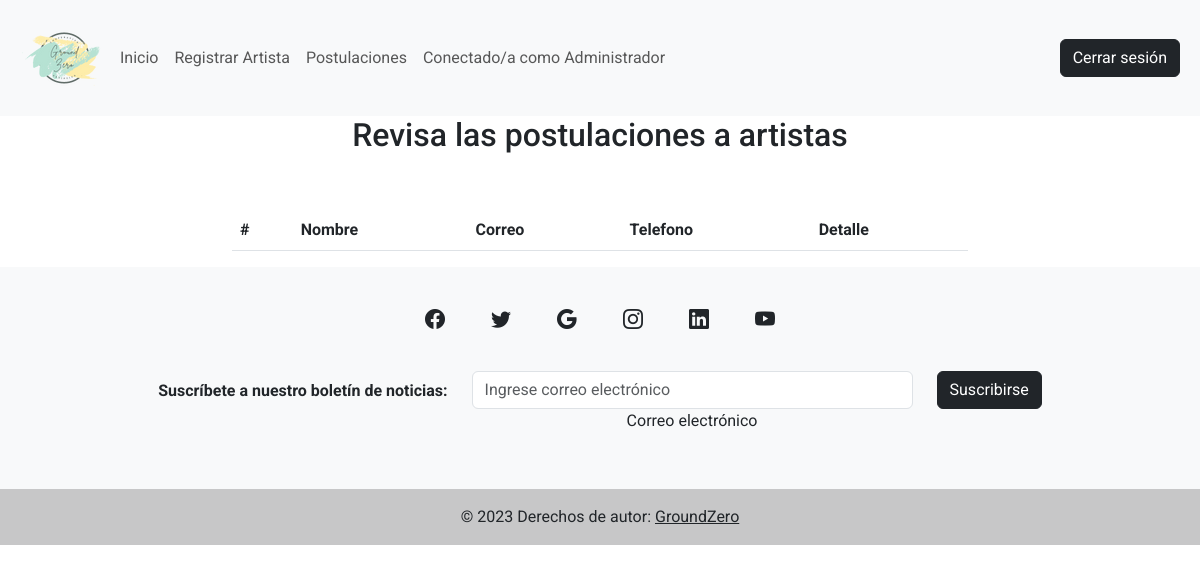
/postulaciones/ (signed in), run on an earlier commit of the app's database.
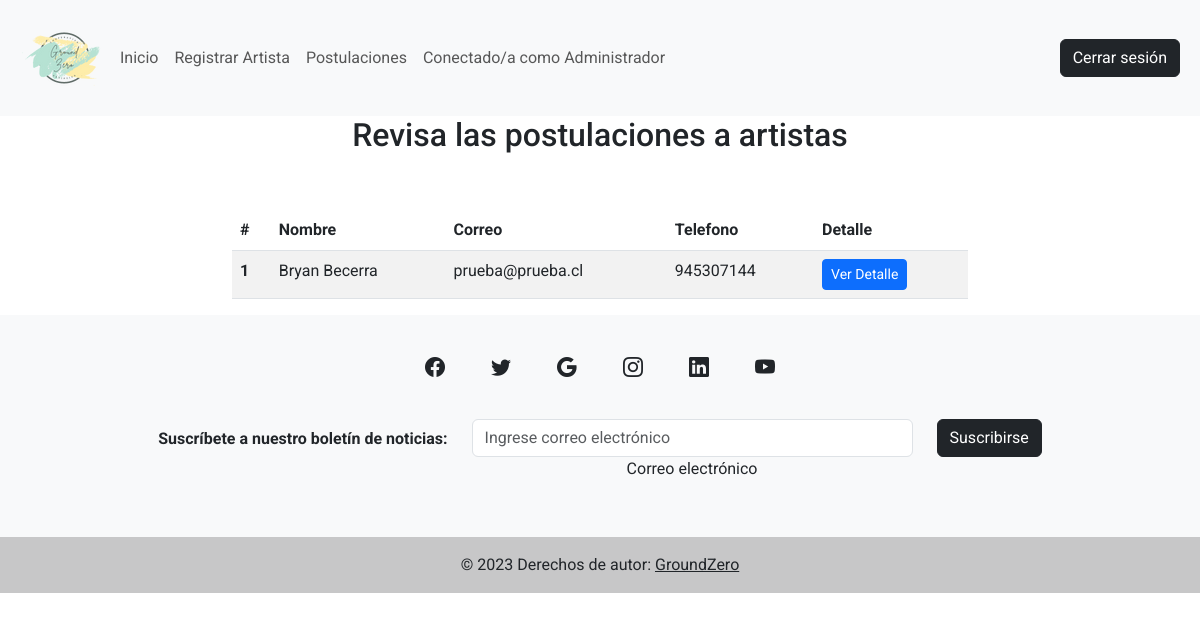
And on a later commit of the database.
### appweb/models.py (models this page shows, shortened)
class Postulacion(models.Model):
    nombre = models.CharField(max_length=50)
    apellido = models.CharField(max_length=50)
    run = models.CharField(max_length=12)
    foto_perfil = models.ImageField(upload_to='fotos_perfil_postulante/')
    correo = models.EmailField()
    telefono = models.IntegerField()
    motivación = models.TextField()
    curriculum = models.FileField(upload_to='curriculums/')

### appweb/views.py (the view)
# urls.py: path('postulaciones/', postulaciones, name="postulaciones"),
@login_required
def postulaciones(request):
    postulaciones = Postulacion.objects.all().order_by('-id')
    data = {
        'postulaciones': postulaciones
    }
    return render(request, 'postulaciones.html', data)

### appweb/templates/postulaciones.html (shortened to what this page needs)
{% extends "baseAdmin.html" %}
{% block contenidoAdmin %}
<section>
    <div class="container" id="OP2">
        <div class="row">
            <div class="col-12 text-center">
                <h2>Revisa las postulaciones a artistas</h2>
                <br><br>
            </div>
        </div>
    </div>
    <div class="container">
        <div class="row justify-content-center">
            <div class="col-8">
                <div class="table-responsive">
                    <table class="table table-striped table-hover">
                        <thead class="thead-light">
                            <tr>
                                <th scope="col">#</th>
                                <th scope="col">Nombre</th>
                                <th scope="col">Correo</th>
                                <th scope="col">Telefono</th>
                                <th scope="col">Detalle</th>
                            </tr>
                        </thead>
                        <tbody>
                            {% for pos in postulaciones %}
                            <tr>
                                <th scope="row">{{ pos.id }}</th>
                                <td>{{pos.nombre}} {{pos.apellido}}</td>
                                <td>{{pos.correo}}</td>
                                <td>{{pos.telefono}}</td>
                                <td>
                                    <button type="button" class="btn btn-primary btn-sm"
                                        data-bs-toggle="modal"
                                        data-bs-target="#modalDetallePostulacioon{{pos.id}}">
                                        Ver Detalle
                                    </button>
                                </td>
                            </tr>
                            {% endfor %}
                        </tbody>
                    </table>
                </div>
            </div>
        </div>
</section>
{% endblock %}

### appweb/templates/baseAdmin.html (shortened to what this page needs)
<!DOCTYPE html>
<html lang="es">
<head>
  <link href="https://cdn.jsdelivr.net/npm/bootstrap@5.3.0-alpha2/dist/css/bootstrap.min.css" rel="stylesheet"
 />
  <link rel="stylesheet" href="https://cdn.jsdelivr.net/npm/bootstrap-icons@1.10.4/font/bootstrap-icons.css" />
  <link href="
  https://cdn.jsdelivr.net/npm/sweetalert2@11.7/dist/sweetalert2.min.css
  " rel="stylesheet">
</head>
{% load static %}
<body>
  <nav class="navbar navbar-expand-lg bg-body-tertiary">
    <div class="container-fluid">
      <img src="{% static './Images/Logo.png' %}" alt="Logo de mi sitio web" />
      <div class="collapse navbar-collapse" id="navbarSupportedContent">
        <ul class="navbar-nav me-auto mb-2 mb-lg-0">
          <li class="nav-item" id="ItemNavBar">
            <a class="nav-link" href="{% url 'perfilAdministrador' %}">Inicio</a>
          </li>
          <li class="nav-item">
            <a class="nav-link" href="{% url 'reg_artista' %}">Registrar Artista</a>
          </li>
          <li class="nav-item">
            <a class="nav-link" href="{% url 'postulaciones' %}">Postulaciones</a>
          </li>
          <li class="nav-item">
            <a class="nav-link" aria-current="page">Conectado/a como Administrador</a>
          </li>
        </ul>
        <a href="{% url 'logout' %}" class="btn btn-dark me-2">Cerrar sesión</a>
      </div>
    </div>
  </nav>
  <main>
    <div id="contenido">
      {% block contenidoAdmin %} {% endblock %}
    </div>
  <footer class="bg-light text-center">
    <div class="container p-4">
      <section class="mb-4">
        <a class="btn btn-link btn-floating btn-lg text-dark m-1" href="#!" role="button"><i
            class="bi bi-facebook"></i></a>
        <a class="btn btn-link btn-floating btn-lg text-dark m-1" href="#!" role="button"><i
            class="bi bi-twitter"></i></a>
        <a class="btn btn-link btn-floating btn-lg text-dark m-1" href="#!" role="button"><i
            class="bi bi-google"></i></a>
        <a class="btn btn-link btn-floating btn-lg text-dark m-1" href="#!" role="button"><i
            class="bi bi-instagram"></i></a>
        <a class="btn btn-link btn-floating btn-lg text-dark m-1" href="#!" role="button"><i
            class="bi bi-linkedin"></i></a>
        <a class="btn btn-link btn-floating btn-lg text-dark m-1" href="#!" role="button"><i
            class="bi bi-youtube"></i></a>
      </section>
      <section class="">
        <form action="">
          <div class="row d-flex justify-content-center">
            <div class="col-auto">
              <p class="pt-2">
                <strong>Suscríbete a nuestro boletín de noticias:</strong>
              </p>
            </div>
            <div class="col-md-5 col-12">
              <div class="form-outline mb-4">
                <input type="email" id="suscribirse" class="form-control" placeholder="Ingrese correo electrónico" />
                <label class="form-label" for="form5Example2">Correo electrónico</label>
              </div>
            </div>
            <div class="col-auto">
              <a href="#" onclick="validarSuscripcion()" class="btn btn-dark mb-4">Suscribirse</a>
            </div>
          </div>
        </form>
      </section>
    </div>
    <div class="text-center p-3" style="background-color: rgba(0, 0, 0, 0.2)">
      © 2023 Derechos de autor:
      <a class="text-dark" href="#">GroundZero</a>
    </div>
  </footer>
</body>
</html>

### appweb/templates/baseAdmin.html (style rules this page uses)
body { font-family: "Roboto", sans-serif; }

What changed in the data, as far as the page shows it:
added Postulacion: id "1", nombre "Bryan", apellido "Becerra", correo "prueba@prueba.cl", telefono "945307144"
